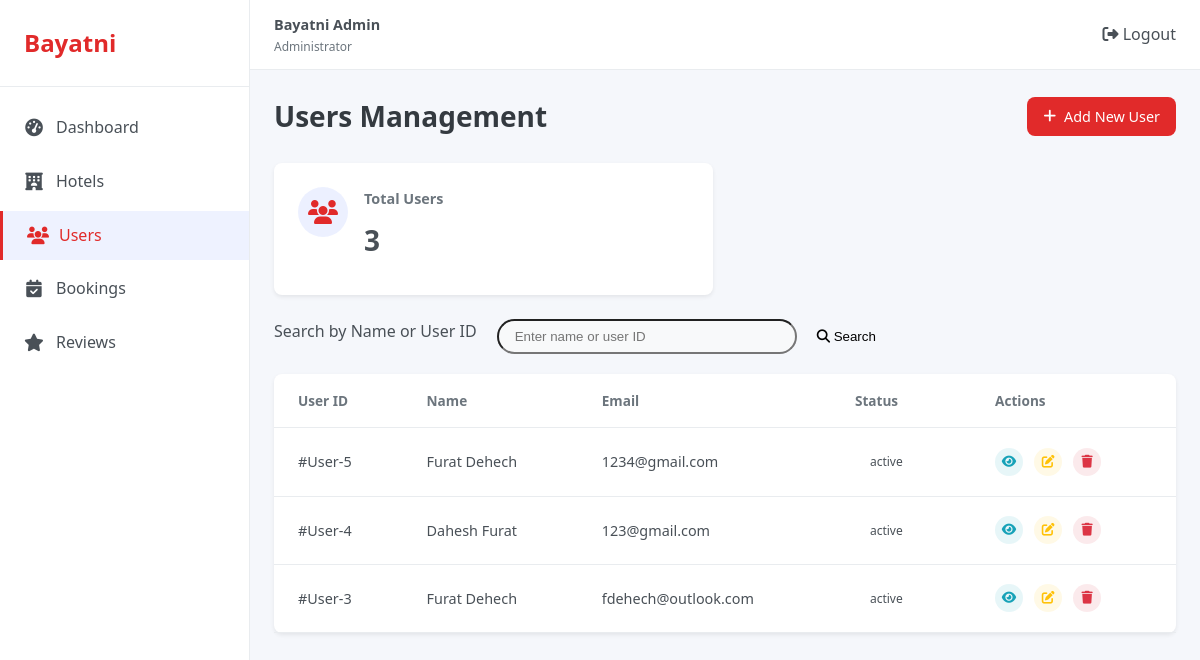
Screenshot of /admin/app/controllers/users/users.php (signed in) with the database file from the repository.
### tables this page shows
CREATE TABLE `users` (
  `id` int(11) NOT NULL,
  `firstname` varchar(30) NOT NULL,
  `lastname` varchar(30) NOT NULL,
  `fullname` varchar(100) NOT NULL,
  `birthday` date NOT NULL,
  `email` varchar(100) NOT NULL,
  `status` enum('active','suspended') NOT NULL,
  `password` varchar(255) NOT NULL,
  `card_number` varchar(16) NOT NULL,
  `card_name` varchar(100) NOT NULL,
  `card_expire` varchar(5) NOT NULL,
  `card_cvc` varchar(4) NOT NULL,
  `created_at` timestamp NOT NULL DEFAULT current_timestamp()
);

### Admin/app/controllers/Users/users.php (the view, shortened to what this page needs)
    <?php
    require_once __DIR__ .'/../../../config/config.php';
    $query = "SELECT * FROM users WHERE 1=1";
    $query .= " ORDER BY id DESC";
    $stmt = $conn->prepare($query);
    $stmt->execute();
    $result = $stmt->get_result();
    $users = [];
    if ($result) {
        while ($row = $result->fetch_assoc()) {
            $users[] = $row;
        }
    }
    $totalUsersQuery = "SELECT COUNT(*) as total FROM users";
    $result = $conn->query($totalUsersQuery);
    $totalUsers = $result->fetch_assoc()['total'];
    ?>
<!DOCTYPE html>
<!DOCTYPE html>
<html lang="en">
<head>
    <link rel="stylesheet" href="../../../public/css/styles.css">
    <link rel="stylesheet" href="https://cdnjs.cloudflare.com/ajax/libs/font-awesome/6.4.0/css/all.min.css">
</head>
<body>
    <div class="dashboard">
    <?php include __DIR__ .'/../../../includes/sidebar.php'; ?>
        <main class="main-content">
        <?php include __DIR__ .'/../../../includes/header.php'; ?>
            <div class="dashboard-content" id="users">
                <div class="page-header">
                    <h1>Users Management</h1>
                    <a href="user_add.php" class="primary-btn">
                        <i class="fas fa-plus"></i> Add New User
                    </a>
                </div>
                <div class="user-stats">
                    <div class="user-stat-card">
                        <div class="stat-icon">
                            <i class="fas fa-users"></i>
                        </div>
                        <div class="stat-details">
                            <h3>Total Users</h3>
                            <h2><?php echo number_format($totalUsers); ?></h2>
                        </div>
                    </div>
                </div>
                <form action="users.php" method="GET" class="search-section">
                    <div class="search-group">
                        <label for="search-input">Search by Name or User ID</label>
                        <input
                            type="text"
                            id="search-input"
                            name="search"
                            class="search-bar"
                            placeholder="Enter name or user ID"
                            value="<?php echo isset($_GET['search']) ? htmlspecialchars($_GET['search']) : ''; ?>"
                        >
                        <button type="submit" class="search-btn">
                            <i class="fas fa-search"></i> Search
                        </button>
                    </div>
                </form>
                <div class="table-card">
                    <div class="table-responsive">
                        <table class="data-table">
                            <thead>
                                <tr>
                                    <th>User ID</th>
                                    <th>Name</th>
                                    <th>Email</th>
                                    <th>Status</th>
                                    <th>Actions</th>
                                </tr>
                            </thead>
                            <tbody>
                                <?php foreach ($users as $index => $user): ?>
                                <tr>
                                    <td>#User-<?php echo $user['id']; ?></td>
                                    <td>
                                        <div class="user-info-cell">
                                            <span><?php echo htmlspecialchars($user['fullname']); ?></span>
                                        </div>
                                    </td>
                                    <td><?php echo htmlspecialchars($user['email']); ?></td>
                                    <td><span class="status-badge"> <?php echo $user['status']; ?> </span></td>
                                    <td>
                                        <div class="action-buttons">
                                            <a href="user_view.php?id=<?php echo $user['id']; ?>" class="action-btn view-btn"><i class="fas fa-eye"></i></a>
                                            <a href="user_edit.php?id=<?php echo $user['id']; ?>" class="action-btn edit-btn"><i class="fas fa-edit"></i></a>
                                            <a href="users.php?action=delete&id=<?php echo $user['id']; ?>" class="action-btn delete-btn" onclick="return confirm('Are you sure you want to delete this user?');"><i class="fas fa-trash"></i></a>
                                        </div>
                                    </td>
                                </tr>
                                <?php endforeach; ?>
                            </tbody>
                        </table>
                    </div>
                </div>
        </main>
    </div>
</body>
</html>

### Admin/includes/sidebar.php
<aside class="sidebar">
    <div class="sidebar-header">
        <h2>Bayatni</h2>
    </div>
    <nav class="sidebar-nav">
        <ul>
            <li <?php echo basename($_SERVER['SCRIPT_NAME']) == 'index.php' ? 'class="active"' : ''; ?>>
                <a href="/production/admin/index.php"><i class="fas fa-tachometer-alt"></i> Dashboard</a>
            </li>
            <li <?php echo basename($_SERVER['SCRIPT_NAME']) == 'hotels.php' ? 'class="active"' : ''; ?>>
                <a href="/production/admin/app/controllers/hotels/hotels.php"><i class="fas fa-hotel"></i> Hotels</a>
            </li>
            <li <?php echo basename($_SERVER['SCRIPT_NAME']) == 'users.php' ? 'class="active"' : ''; ?>>
                <a href="/production/admin/app/controllers/users/users.php"><i class="fas fa-users"></i> Users</a>
            </li>
            <li <?php echo basename($_SERVER['SCRIPT_NAME']) == 'bookings.php' ? 'class="active"' : ''; ?>>
                <a href="/production/admin/app/controllers/bookings/bookings.php"><i class="fas fa-calendar-check"></i> Bookings</a>
            </li>
            <li <?php echo basename($_SERVER['SCRIPT_NAME']) == 'reviews.php' ? 'class="active"' : ''; ?>>
                <a href="/production/admin/app/controllers/reviews/reviews.php"><i class="fas fa-star"></i> Reviews</a>
            </li>
        </ul>
    </nav>
</aside>

### Admin/includes/header.php (shortened to what this page needs)
<header class="top-header">
    <div class="header-actions">
        <div class="user-profile">
            <div class="user-info">
                <h4>Bayatni Admin</h4>
                <p>Administrator</p>
            </div>
        </div>
    </div>
    <a href="/production/admin/app/auth/logout.php"><i class="fas fa-sign-out-alt"></i> Logout</a>
</header>

### rows the page displays
users: id "5", fullname "Furat Dehech", email "1234@gmail.com", status "active"
users: id "4", fullname "Dahesh Furat", email "123@gmail.com", status "active"
users: id "3", fullname "Furat Dehech", email "fdehech@outlook.com", status "active"

### other values shown
$totalUsers "3"
